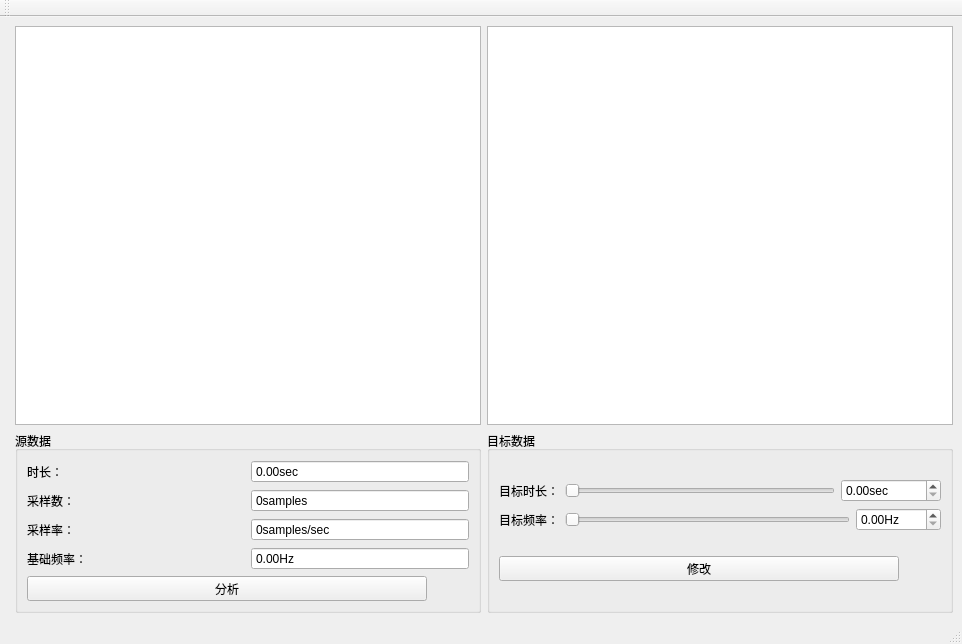
<?xml version="1.0" encoding="UTF-8"?>
<ui version="4.0">
 <class>MainWindow</class>
 <widget class="QMainWindow" name="MainWindow">
  <property name="windowModality">
   <enum>Qt::ApplicationModal</enum>
  </property>
  <property name="geometry">
   <rect>
    <x>0</x>
    <y>0</y>
    <width>962</width>
    <height>644</height>
   </rect>
  </property>
  <property name="windowTitle">
   <string>TD-PSPOLA实验平台 v1.0.1</string>
  </property>
  <property name="windowIcon">
   <iconset resource="src.qrc">
    <normaloff>:/icon/infinity~1.ico</normaloff>:/icon/infinity~1.ico</iconset>
  </property>
  <widget class="QWidget" name="centralwidget">
   <layout class="QFormLayout" name="formLayout">
    <item row="0" column="1">
     <layout class="QHBoxLayout" name="horizontalLayout">
      <item>
       <widget class="QWchart" name="chartsrc">
        <property name="cursor" stdset="0">
         <cursorShape>CrossCursor</cursorShape>
        </property>
       </widget>
      </item>
      <item>
       <widget class="QWchart" name="chartobj">
        <property name="cursor" stdset="0">
         <cursorShape>CrossCursor</cursorShape>
        </property>
       </widget>
      </item>
     </layout>
    </item>
    <item row="1" column="1">
     <layout class="QHBoxLayout" name="horizontalLayout_2">
      <item>
       <widget class="QGroupBox" name="groupBox">
        <property name="sizePolicy">
         <sizepolicy hsizetype="Expanding" vsizetype="Preferred">
          <horstretch>0</horstretch>
          <verstretch>0</verstretch>
         </sizepolicy>
        </property>
        <property name="title">
         <string>源数据</string>
        </property>
        <layout class="QVBoxLayout" name="verticalLayout_2">
         <item>
          <layout class="QVBoxLayout" name="verticalLayout">
           <item>
            <layout class="QHBoxLayout" name="horizontalLayout_3">
             <item>
              <widget class="QLabel" name="label">
               <property name="text">
                <string>时长：</string>
               </property>
               <property name="buddy">
                <cstring>len</cstring>
               </property>
              </widget>
             </item>
             <item>
              <widget class="QDoubleSpinBox" name="len">
               <property name="readOnly">
                <bool>true</bool>
               </property>
               <property name="buttonSymbols">
                <enum>QAbstractSpinBox::NoButtons</enum>
               </property>
               <property name="suffix">
                <string>sec</string>
               </property>
               <property name="maximum">
                <double>99999999.000000000000000</double>
               </property>
               <property name="singleStep">
                <double>2.000000000000000</double>
               </property>
              </widget>
             </item>
            </layout>
           </item>
           <item>
            <layout class="QHBoxLayout" name="horizontalLayout_4">
             <item>
              <widget class="QLabel" name="label_3">
               <property name="text">
                <string>采样数：</string>
               </property>
               <property name="buddy">
                <cstring>ss</cstring>
               </property>
              </widget>
             </item>
             <item>
              <widget class="QSpinBox" name="ss">
               <property name="readOnly">
                <bool>true</bool>
               </property>
               <property name="buttonSymbols">
                <enum>QAbstractSpinBox::NoButtons</enum>
               </property>
               <property name="suffix">
                <string>samples</string>
               </property>
               <property name="prefix">
                <string/>
               </property>
               <property name="maximum">
                <number>999999999</number>
               </property>
              </widget>
             </item>
            </layout>
           </item>
           <item>
            <layout class="QHBoxLayout" name="horizontalLayout_5">
             <item>
              <widget class="QLabel" name="label_4">
               <property name="text">
                <string>采样率：</string>
               </property>
               <property name="buddy">
                <cstring>spr</cstring>
               </property>
              </widget>
             </item>
             <item>
              <widget class="QSpinBox" name="spr">
               <property name="readOnly">
                <bool>true</bool>
               </property>
               <property name="buttonSymbols">
                <enum>QAbstractSpinBox::NoButtons</enum>
               </property>
               <property name="suffix">
                <string>samples/sec</string>
               </property>
               <property name="prefix">
                <string/>
               </property>
               <property name="maximum">
                <number>9999999</number>
               </property>
              </widget>
             </item>
            </layout>
           </item>
           <item>
            <layout class="QHBoxLayout" name="horizontalLayout_6">
             <item>
              <widget class="QLabel" name="label_2">
               <property name="text">
                <string>基础频率：</string>
               </property>
               <property name="buddy">
                <cstring>fb</cstring>
               </property>
              </widget>
             </item>
             <item>
              <widget class="QDoubleSpinBox" name="fb">
               <property name="readOnly">
                <bool>true</bool>
               </property>
               <property name="buttonSymbols">
                <enum>QAbstractSpinBox::NoButtons</enum>
               </property>
               <property name="suffix">
                <string>Hz</string>
               </property>
               <property name="maximum">
                <double>20000.000000000000000</double>
               </property>
              </widget>
             </item>
            </layout>
           </item>
          </layout>
         </item>
         <item>
          <widget class="QToolButton" name="anyl">
           <property name="minimumSize">
            <size>
             <width>400</width>
             <height>0</height>
            </size>
           </property>
           <property name="text">
            <string>分析</string>
           </property>
           <property name="autoRepeatInterval">
            <number>100</number>
           </property>
          </widget>
         </item>
        </layout>
       </widget>
      </item>
      <item>
       <widget class="QGroupBox" name="groupBox_2">
        <property name="enabled">
         <bool>true</bool>
        </property>
        <property name="sizePolicy">
         <sizepolicy hsizetype="Expanding" vsizetype="Preferred">
          <horstretch>0</horstretch>
          <verstretch>0</verstretch>
         </sizepolicy>
        </property>
        <property name="title">
         <string>目标数据</string>
        </property>
        <layout class="QGridLayout" name="gridLayout">
         <item row="0" column="0">
          <layout class="QVBoxLayout" name="verticalLayout_3">
           <item>
            <layout class="QHBoxLayout" name="horizontalLayout_7">
             <item>
              <widget class="QLabel" name="label_5">
               <property name="text">
                <string>目标时长：</string>
               </property>
               <property name="buddy">
                <cstring>horizontalSlider_ot</cstring>
               </property>
              </widget>
             </item>
             <item>
              <widget class="QSlider" name="horizontalSlider_ot">
               <property name="maximum">
                <number>500</number>
               </property>
               <property name="pageStep">
                <number>1</number>
               </property>
               <property name="orientation">
                <enum>Qt::Horizontal</enum>
               </property>
              </widget>
             </item>
             <item>
              <widget class="QDoubleSpinBox" name="doubleSpinBox_ot">
               <property name="minimumSize">
                <size>
                 <width>100</width>
                 <height>0</height>
                </size>
               </property>
               <property name="suffix">
                <string>sec</string>
               </property>
               <property name="decimals">
                <number>2</number>
               </property>
               <property name="maximum">
                <double>5.000000000000000</double>
               </property>
               <property name="singleStep">
                <double>0.010000000000000</double>
               </property>
               <property name="stepType">
                <enum>QAbstractSpinBox::AdaptiveDecimalStepType</enum>
               </property>
              </widget>
             </item>
            </layout>
           </item>
           <item>
            <layout class="QHBoxLayout" name="horizontalLayout_8">
             <item>
              <widget class="QLabel" name="label_6">
               <property name="text">
                <string>目标频率：</string>
               </property>
               <property name="buddy">
                <cstring>horizontalSlider_of</cstring>
               </property>
              </widget>
             </item>
             <item>
              <widget class="QSlider" name="horizontalSlider_of">
               <property name="maximum">
                <number>1500</number>
               </property>
               <property name="orientation">
                <enum>Qt::Horizontal</enum>
               </property>
              </widget>
             </item>
             <item>
              <widget class="QDoubleSpinBox" name="doubleSpinBox_of">
               <property name="suffix">
                <string>Hz</string>
               </property>
               <property name="maximum">
                <double>1500.000000000000000</double>
               </property>
              </widget>
             </item>
            </layout>
           </item>
          </layout>
         </item>
         <item row="1" column="0">
          <widget class="QToolButton" name="change">
           <property name="minimumSize">
            <size>
             <width>400</width>
             <height>0</height>
            </size>
           </property>
           <property name="text">
            <string>修改</string>
           </property>
          </widget>
         </item>
        </layout>
       </widget>
      </item>
     </layout>
    </item>
   </layout>
  </widget>
  <widget class="QStatusBar" name="statusbar"/>
  <widget class="QToolBar" name="toolBar">
   <property name="windowTitle">
    <string>toolBar</string>
   </property>
   <attribute name="toolBarArea">
    <enum>TopToolBarArea</enum>
   </attribute>
   <attribute name="toolBarBreak">
    <bool>false</bool>
   </attribute>
  </widget>
  <action name="ow">
   <property name="text">
    <string>载入波形文件</string>
   </property>
   <property name="shortcut">
    <string>Ctrl+O</string>
   </property>
  </action>
  <action name="pw">
   <property name="text">
    <string>播放载入的波形文件</string>
   </property>
   <property name="shortcut">
    <string>Ctrl+Alt+Space</string>
   </property>
  </action>
  <action name="pb">
   <property name="text">
    <string>播放修改后的波形文件</string>
   </property>
   <property name="shortcut">
    <string>Space</string>
   </property>
  </action>
  <action name="ew">
   <property name="text">
    <string>导出修改后的波形文件</string>
   </property>
   <property name="shortcut">
    <string>Ctrl+E</string>
   </property>
  </action>
  <action name="an">
   <property name="text">
    <string>分析</string>
   </property>
   <property name="shortcut">
    <string>Ctrl+A</string>
   </property>
  </action>
  <action name="ch">
   <property name="text">
    <string>修改</string>
   </property>
   <property name="shortcut">
    <string>Ctrl+D</string>
   </property>
  </action>
  <action name="ab">
   <property name="text">
    <string>关于</string>
   </property>
   <property name="shortcut">
    <string>Ctrl+I</string>
   </property>
  </action>
 </widget>
 <customwidgets>
  <customwidget>
   <class>QWchart</class>
   <extends>QGraphicsView</extends>
   <header location="global">qwchart.h</header>
  </customwidget>
 </customwidgets>
 <resources>
  <include location="src.qrc"/>
 </resources>
 <connections/>
</ui>
